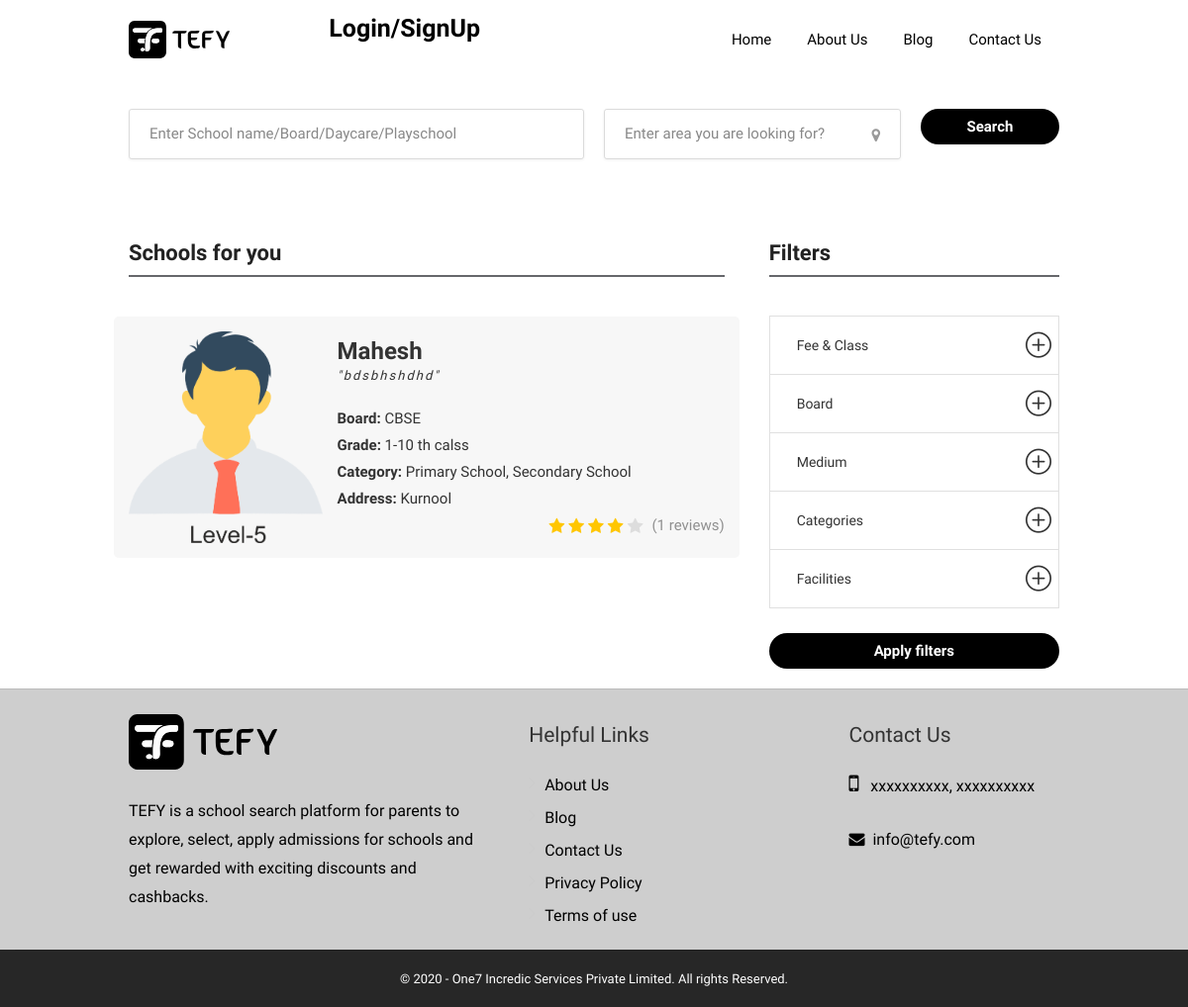
Screenshot of /listings-list with the database file from the repository.
### tables this page shows
CREATE TABLE `listings` (
  `id` int(11) NOT NULL,
  `school_name` varchar(60) NOT NULL,
  `school_code` varchar(20) NOT NULL,
  `school_type` enum('Boys','Girls','Co-Education','') NOT NULL,
  `hostels` enum('Only for Boys','Only for Girls','For Boys & Girls','No') NOT NULL,
  `school_format` enum('Only Day Scholars','Only Hostel','Both','') NOT NULL,
  `category` varchar(60) NOT NULL,
  `medium` varchar(60) NOT NULL,
  `keywords` longtext NOT NULL,
  `curriculum` int(11) NOT NULL,
  `class` varchar(60) NOT NULL,
  `price_from` float NOT NULL,
  `transport_fee` float NOT NULL,
  `landmark` text NOT NULL,
  `latitude` float NOT NULL,
  `longitude` float NOT NULL,
  `address` text NOT NULL,
  `address_url` longtext NOT NULL,
  `founders_name` varchar(250) NOT NULL,
  `brand_name` varchar(250) NOT NULL,
  `no_of_branches` varchar(250) NOT NULL,
  `est_year` varchar(250) NOT NULL,
  `est_branch_year` varchar(250) NOT NULL,
  `faculty_exp` varchar(250) NOT NULL,
  `alumni` varchar(250) NOT NULL,
  `principal_number` varchar(20) NOT NULL,
  `telephone_number` varchar(20) NOT NULL,
  `school_email` varchar(60) NOT NULL,
  `video` varchar(100) NOT NULL,
  `vision` text NOT NULL,
  `description` text NOT NULL,
  `phone` varchar(20) NOT NULL,
  `website` varchar(100) NOT NULL,
  `email` varchar(60) NOT NULL,
  `facebook` varchar(100) NOT NULL,
  `twitter` varchar(100) NOT NULL,
  `youtube` varchar(100) NOT NULL,
  `amenities` longtext NOT NULL,
  `opening_hours` longtext NOT NULL,
  `bus_routes` longtext NOT NULL,
  `sports` longtext NOT NULL,
  `admission_procedure` text NOT NULL,
  `achievements` longtext NOT NULL,
  `class_name` longtext NOT NULL,
  `admission_fee` longtext NOT NULL,
  `tution_fee` longtext NOT NULL,
  `admission_status` tinyint(1) NOT NULL DEFAULT '0' COMMENT '0=Closed, 1=Opened',
  `created_at` datetime NOT NULL DEFAULT CURRENT_TIMESTAMP,
  `modified_at` datetime DEFAULT NULL,
  `row_status` tinyint(4) NOT NULL DEFAULT '1' COMMENT '0=Deleted, 1=Active, 2=Inactive'
);

CREATE TABLE `settings` (
  `settings_id` int(11) NOT NULL,
  `setting_type` longtext NOT NULL,
  `description` longtext NOT NULL,
  `created_by` varchar(15) NOT NULL,
  `created_at` timestamp NOT NULL DEFAULT CURRENT_TIMESTAMP,
  `modified_by` varchar(15) DEFAULT NULL,
  `modified_at` timestamp NULL DEFAULT NULL,
  `row_status_cd` tinyint(4) NOT NULL DEFAULT '1' COMMENT '0-Deleted 1-Active 2-Inactive'
);

### application/core/MY_Controller.php (called while the page is built, shortened)
<?php
require APPPATH . "third_party/MX/Controller.php";
class MY_Controller extends MX_Controller
{
    protected  $data;
	function _hmvc_fixes()
	{
		$this->load->library('form_validation');
	}
	function _render_page($view, $data=null, $returnhtml=false)
	{
	    $this->viewdata = (empty($data)) ? $this->data: $data;
	    $view_html = $this->load->view($view, $this->viewdata, $returnhtml);
	}
}

### application/modules/home/controllers/Home.php (called while the page is built, shortened)
<?php
class Home extends MY_Controller
{
    public function __construct()
    {
        $this->template = 'template/site/main';
    }
    public function listings_list(){
        $where="(listings.row_status = 1)";
        $where_cls='';
        $config['base_url'] = base_url('listings-list');
        $config['total_rows'] = count($this->common_model->select_listing_results_info($where,$where_cls));
        $config['per_page'] = 4;
        $config["uri_segment"] = 2;
        $choice = $config["total_rows"] / $config["per_page"];
        $config["num_links"] = floor($choice);
        $config['first_link']       = 'First';
        $config['last_link']        = 'Last';
        $config['next_link']        = 'Next';
        $config['prev_link']        = 'Prev';
        $config['full_tag_open']    = '<div class="pagging text-center"><nav><ul class="pagination justify-content-center">';
        $config['full_tag_close']   = '</ul></nav></div>';
        $config['num_tag_open']     = '<li class="page-item"><span class="page-link">';
        $config['num_tag_close']    = '</span></li>';
        $config['cur_tag_open']     = '<li class="page-item active"><span class="page-link">';
        $config['cur_tag_close']    = '<span class="sr-only">(current)</span></span></li>';
        $config['next_tag_open']    = '<li class="page-item"><span class="page-link">';
        $config['next_tagl_close']  = '<span aria-hidden="true">&raquo;</span></span></li>';
        $config['prev_tag_open']    = '<li class="page-item"><span class="page-link">';
        $config['prev_tagl_close']  = '</span>Next</li>';
        $config['first_tag_open']   = '<li class="page-item"><span class="page-link">';
        $config['first_tagl_close'] = '</span></li>';
        $config['last_tag_open']    = '<li class="page-item"><span class="page-link">';
        $config['last_tagl_close']  = '</span></li>';
        $this->pagination->initialize($config);
        $this->data['page'] = ($this->uri->segment(2)) ? $this->uri->segment(2) : 0;
        $this->data['schools'] =  $this->common_model->select_listing_results_info($where,$where_cls ,'listings.id DESC',$config['per_page'],$this->data['page']);
        $this->data['pagination'] = $this->pagination->create_links();
        $this->data['title'] = 'listings-list';
        $this->data['content'] = 'listings_list';
        $this->data['active_menu'] = 'listings_list';
        $this->_render_page($this->template, $this->data);
    }
}

### index.php (called while the page is built, shortened)
<?php
require_once BASEPATH.'core/CodeIgniter.php';

### application/models/Common_model.php (called while the page is built, shortened)
<?php
class Common_model extends CI_Model{
    public $type_of;
    public function __construct()
    {
        $this->type_of = '';
    }
    public function select_results_info($table, $where='', $order_by='',$limit='',$data_start='')
    {
        if($where != ''){
            $this->db->where($where);
        }
        $query = $this->db->get($table);
        if($this->type_of != '' && $this->type_of == 'array')
            return $query->result_array();
        elseif($this->type_of != '' && $this->type_of == 'object')
             return $query->result_object();
        else
            return $query;
    }
    public function select_listing_results_info($where,$where_cls='', $order_by='', $limit='',$data_start='')
    {
        $this->db->distinct('listings.id');
if($where_cls!=''){
        $this->db->select('listings.*,school_class_prices.listing_id,school_class_prices.admission_fee,school_class_prices.tution_fee');
        }else{
        $this->db->select('listings.*');
        }
$this->db->from('listings');
$this->db->where($where);
if($order_by!=''){
            $this->db->order_by($order_by);
        }
        if($limit!=''){
            $this->db->limit($limit,$data_start);
        }
$query = $this->db->get();
$query=$query->result_array();
$tempArr = array_unique(array_column($query, 'id'));
$qry=array_intersect_key($query, $tempArr);
return $qry;
    }
    function get_type_name_by_where($table, $where = '', $field = 'name')
    {
        if ($where != '') {
            $this->db->where($where);
            }
            $l = $this->db->get($table);
            $n = $l->num_rows();
            if ($n > 0) {
                return $l->row()->$field;
            }else{
                return FALSE;
            }
    }
    function count_records( $table, $where = '' ){
        if($where != ''){
            $this->db->where($where);
        }
        $this->db->from($table);
        $reocrds = $this->db->count_all_results();
        return $reocrds;
    }
    function rating_of_product( $table, $where = '', $type_col = ''){
$rating=0;
        if($table!=''){
        if($where != ''){
            $this->db->where($where);
        }
$rating = $this->db->select("sum(".$table.".".$type_col.") as ".$type_col)->get($table)->row()->$type_col;
if($rating!=0){
$count=$this->common_model->count_records('ratings',$where);
$rating=$rating/$count;
}
}
return $rating;
    }
}

### application/modules/home/views/list_filter.php (the view, shortened to what this page needs)
<form action="<?=base_url('listings-list');?>" methor="get">
 <h3 class="listing-desc-headline ">Filters</h3>
<div class="sidebar">
				<div class="widget margin-bottom-20 padding-top-15">
                     <div class="toggle-wrap">
                        <span class="trigger "><a href="#">Fee & Class<i class="sl sl-icon-plus"></i></a></span>
                    </div>
                    <div class="toggle-wrap">
                        <span class="trigger "><a href="#">Board<i class="sl sl-icon-plus"></i></a></span>
                    </div>
                    <div class="toggle-wrap">
                        <span class="trigger "><a href="#">Medium<i class="sl sl-icon-plus"></i></a></span>
                    </div>
                    <div class="toggle-wrap">
                        <span class="trigger "><a href="#">Categories<i class="sl sl-icon-plus"></i></a></span>
                    </div>
                    <div class="toggle-wrap">
                        <span class="trigger "><a href="#">Facilities<i class="sl sl-icon-plus"></i></a></span>
                    </div>
					<button class="button fullwidth margin-top-25">Apply filters</button>
				</div>
			</div>
		</form>

### application/modules/home/views/listings_list.php (shortened to what this page needs)
<div class="container margin-top-30">
	<div class="row">
        <div class="col-lg-12 col-md-12 col-sm-12">
            <div >
                <?php
                $this->load->view('short_search');
                ?>
			</div>
		</div>
		<div class="col-lg-9 col-md-8 col-sm-8 padding-right-30">
             <h3 class="listing-desc-headline ">Schools for you</h3>
			<div class="row">
				<div class="col-lg-12 col-md-12">
					<?php
					if(count($schools) > 0){
$i=0;
foreach ($schools as $row) {
	$category='';
  $cate=json_decode($row['category']);
  if($cate!=''){
  for($c=0; $c < count($cate); $c++) {
    $categ[]=$this->common_model->get_type_name_by_where('category',array('id'=>$cate[$c]));
  }
  $category=implode(', ',$categ);
}
	$opening_hours=json_decode($row['opening_hours']);
	$reslut=$this->common_model->get_days();
  $days=$reslut['days'];
for ($i=0; $i < count($days); $i++) {
	if($days[$i] == date('l')){
	if($opening_hours->opening_time[$i]=='Closed'){
	$opening='Closed Now';
	$opening_col='now-closed';
	}else{
	if((strtotime(date('h A')) >= strtotime($opening_hours->opening_time[$i])) && (strtotime(date('h A')) <= strtotime($opening_hours->closing_time[$i]))){
		$opening='Now Open';
		$opening_col='now-open';
	}else{
		$opening='Closed Now';
		$opening_col='now-closed';
	}
	}
	}
	}
	$where['row_status']=1;
$where['listing_id']=$row['id'];
$where['row_status']=1;
$rating=round($this->common_model->rating_of_product('ratings', $where ,'rating'),1);
?>
<div class="row padding-top-15 padding-bottom-15 margin-top-15 margin-bottom-15" style="background-color: #f7f7f7; border-radius: 5px;">
	<a href="<?=base_url().str_replace(" ","-",$row['school_name']).'?school_code='.$row['school_code'];?>">
                        <div class="col-md-4 col-sm-4 col-xs-3 padding-right-0">
                            <img src="<?=base_url('uploads/listings/thumb/').$row['id'].'.jpg';?>"class="" style="border-radius: 5px;" alt="">
                        </div>
                        <div class="col-md-8 col-sm-8 col-xs-9">
                            <div class="listing-item-inner">
                                <div class="listing-titlez single-line"><b><?=$row['school_name'];?></b></div>
                                <span class="vision-txt single-line margin-bottom-20">"<?=$row['vision'];?>"</span>
                            </div>
                        </div>
                        <div class="col-md-8 col-sm-8 col-xs-8 single-line"><b>Board:</b> <?=$this->common_model->get_type_name_by_where('curriculum',array('id'=>$row['curriculum']));?></div>
                        <div class="col-md-8 col-sm-8 col-xs-8 single-line"><b>Grade:</b> <?=$row['class'];?></div>
                        <div class="col-md-8 col-sm-8 col-xs-12 single-line"><b>Category:</b> <?=$category;?></div>
                        <div class="col-md-8 col-sm-8 col-xs-12 single-line"><b>Address:</b> <?=$row['address'];?></div>
                        <div class="col-md-8 col-sm-8 col-xs-12 single-line">
                            <div class="star-rating" data-rating="<?=$rating;?>">
                                <div class="rating-counter">(<?=$this->common_model->count_records('ratings',$where);?> reviews)</div>
                            </div>
                        </div>
                    </a>
                    </div>
<?php $i++;}}?>
				</div>
			</div>
			<div class="row">
				<div class="col-md-12">
				</div>
			</div>
		</div>
		<div class="col-lg-3 col-md-4 col-sm-4">
		    <div id="side-filter" class="side-filter">
                <?php
                $this->load->view('list_filter');
                ?>
			</div>
		</div>
	</div>
</div>
<!-- <?php
print_r($_GET);
?> -->

### application/views/template/site/footer.php (shortened to what this page needs)
<div id="footer" class="sticky-footer footer-bg-clr bottom-space" style="background-color: #cecece;">
	<div class="container">
		<div class="row">
			<div class="col-md-5 col-sm-4">
                <a href="<?=base_url();?>"><img src="<?php echo base_url('assets')?>/front-end/images/logo2.svg" width="150px" data-sticky-logo="<?php echo base_url('assets')?>/front-end/images/logo2.svg" alt=""></a>
				<br><br>
				<p class="footer">TEFY is a school search platform for parents to explore, select, apply admissions for schools and get rewarded with exciting discounts and cashbacks.</p>
			</div>
			<div class="col-md-4 col-sm-4 ">
				<h4 class="footerh4">Helpful Links</h4>
				<ul class="footer-links">
					<li><a href="<?=base_url('about-us');?>">About Us</a></li>
					<li><a href="<?=base_url('blogs');?>">Blog</a></li>
					<li><a href="<?=base_url('contact-us');?>">Contact Us</a></li>
                    <li><a href="<?=base_url('privacy-policy');?>">Privacy Policy</a></li>
                    <li><a href="<?=base_url('terms-and-conditions');?>">Terms of use</a></li>
				</ul>
				<div class="clearfix"></div>
			</div>
			<div class="col-md-3  col-sm-4">
				<h4 class="footerh4">Contact Us</h4>
				<div class="text-widget">
					<span><i class="fa fa-mobile" aria-hidden="true"></i> &nbsp;
					    <?=$this->db->get_where('settings', array('setting_type' => 'mobile'))->row()->description; ?>, <?=$this->db->get_where('settings', array('setting_type' => 'whatsapp_number'))->row()->description; ?> </span><br>
					<span><br> <a href="#"><span class="__cf_email__" data-><i class="fa fa-envelope" aria-hidden="true"></i> &nbsp;<?=$this->db->get_where('settings', array('setting_type' => 'system_email'))->row()->description; ?></span></a> </span><br>
				</div>
			</div>
		</div>
	</div>
    <div class="footer-bg-cpy-clr" >
        <div class="col-md-12 footer-bg-cpy-clr">
            <div class="copyrights" >
                <span style="color: #fff;">&copy; 2020 - One7 Incredic Services Private Limited. All rights Reserved. </span>
            </div>
        </div>
	</div>
</div>

### rows the page displays
listings: school_name "Mahesh", vision "bdsbhshdhd", type_name_by_where "CBSE", class "1-10 th calss", category "Primary School, Secondary School", address "Kurnool", count_records "1"
settings: description "xxxxxxxxxx"
settings: description "xxxxxxxxxx"
settings: description "info@tefy.com"
